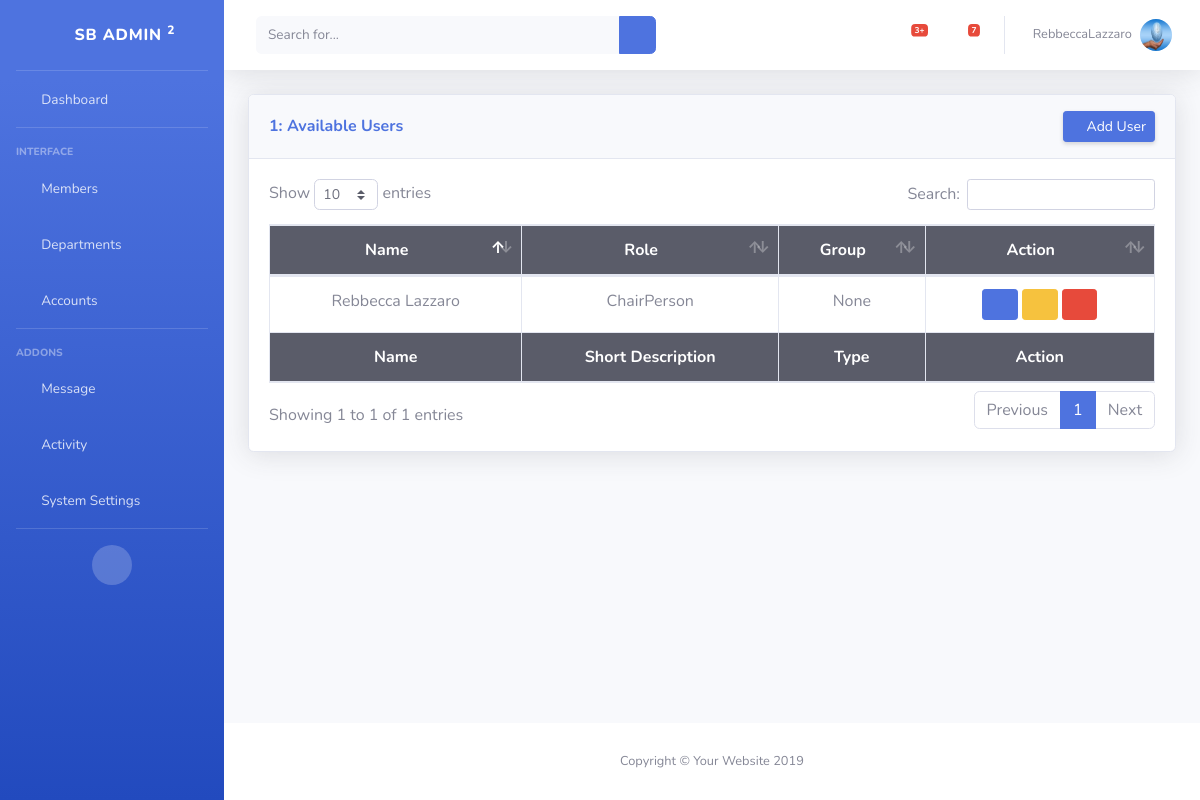
The page /Config/user/settings/ (signed in) on the database its author committed.
### DB/models.py (models this page shows, shortened)
class Person(models.Model):
	active = models.BooleanField(default=True)
	user = models.OneToOneField(User, on_delete=models.SET_NULL , blank=True, null=True)
	first_name = models.CharField(max_length=255)
	middle_name = models.CharField(max_length=255, blank=True, null=True)
	last_name = models.CharField(max_length=255)
	gender = models.CharField(choices=main_database_components.GenderChoices, max_length=20)
	email = models.EmailField(blank=True)
	image = models.ImageField(upload_to="Users_image", blank=True)

### Configuration/models.py (models this page shows)
class SystemUser(models.Model):
	active = models.BooleanField(default=True)
	member = models.ForeignKey(ChurchMember, on_delete=models.CASCADE)
	role = models.CharField(max_length=12, choices=USER_ROLES_CHOICES)
	group = models.ForeignKey(
		Department, on_delete=models.CASCADE, help_text='If Left Blank User Will Get System Wide Access', blank=True,
		null=True)
	def __init__(self, *args, **kwargs):
		super(SystemUser, self).__init__(*args, **kwargs)
		self.__original_role = self.role
	def __str__(self):
		return str(self.member)

### Configuration/views.py (the view)
# urls.py: path('user/settings/', views.user_settings_view, name='user_settings_view'),
@login_required(login_url='accounts:login')
def user_settings_view(request):
	template = 'config/user_settings_view_page.html'
	sys_user_qs = SystemUser.objects.all()
	context = {
		'response_data': sys_user_qs,
	}
	return render(request, template, context)

### DB/models.py (called while the page is built)
	def __str__(self):
		return '{} {}'.format(str(self.first_name), str(self.last_name))

### Configuration/templates/config/user_settings_view_page.html (shortened to what this page needs)
{% extends 'base.html' %}
{% load static %}
{% block content %}
<div class="card shadow mb-4">
	<div class="card-header py-3 card-header d-flex flex-row align-items-center justify-content-between">
		<h6 class="m-0 font-weight-bold text-primary">{{ response_data.count }}: Available Users</h6>
		<div class="header-components">
			<a class="js-add-btn d-none d-sm-inline-block btn btn-sm btn-primary shadow-sm"  href="#UserViewModal" data-toggle="modal"  >
				<i class="fas fa-plus-circle"></i>
				Add User
			</a>
		</div>
	</div>
    <div class="card-body">
	    <div class="table-responsive">
		<table class="table table-bordered " id="dataTable" width="100%" cellspacing="0">
			<thead class="bg-dark text-white text-center">
			<tr>
				<th>Name</th>
				<th>Role </th>
				<th>Group</th>
				<th>Action</th>
	        </tr>
      </thead>
      <tfoot class="bg-dark text-white text-center">
        <tr>
	        <th>Name</th>
			<th>Short Description </th>
			<th>Type</th>
			<th>Action</th>
        </tr>
      </tfoot>
      <tbody>
      {% if response_data %}
		      {% for department in response_data %}
		        <tr class="text-center">
		          <td>{{ department }}</td>
		          <td>{{ department.role }}</td>
		          <td>{{ department.group }}</td>
			        <td>
				        <a class="js-detail-member btn btn-primary btn-sm" href="#UserViewModal" data-toggle="modal" data-link="{{ department.pk }}">
					        <i class="fas fa-fw fa-eye"></i>
				        </a>
				        <a class="js-edit-member btn btn-warning btn-sm" href="#UserViewModal"  data-toggle="modal" data-link="{{ department.pk }}">
					        <i class="fas fa-fw fa-edit"></i>
				        </a>
				        <a class="js-delete-member btn btn-danger btn-sm" href="#" data-toggle="modal" data-link="{{ department.pk }}" data-target="#DeleteModal">
					        <i class="fas fa-fw fa-trash"></i>
				        </a>
			        </td>
		        </tr>
		      {% endfor %}
      {% endif %}
      </tbody>
    </table>
  </div>
    </div>
</div>
{% endblock %}
{% block extra_scripts %}
  <link href="{% static 'vendor/datatables/dataTables.bootstrap4.min.css' %}" rel="stylesheet">
{% endblock %}

### Core/templates/toolbar_default.html (shortened to what this page needs)
<nav class="navbar navbar-expand navbar-light bg-white topbar mb-4 static-top shadow">
    <form class="d-none d-sm-inline-block form-inline mr-auto ml-md-3 my-2 my-md-0 mw-100 navbar-search">
        <div class="input-group">
            <input type="text" class="form-control bg-light border-0 small" placeholder="Search for..." aria-label="Search" aria-describedby="basic-addon2">
            <div class="input-group-append">
                <button class="btn btn-primary" type="button">
                    <i class="fas fa-search fa-sm"></i>
                </button>
            </div>
        </div>
    </form>
    <ul class="navbar-nav ml-auto">
        <li class="nav-item dropdown no-arrow mx-1">
            <a class="nav-link dropdown-toggle" href="#" id="alertsDropdown" role="button" data-toggle="dropdown" aria-haspopup="true" aria-expanded="false">
                <i class="fas fa-bell fa-fw"></i>
                <span class="badge badge-danger badge-counter">3+</span>
            </a>
        </li>
        <li class="nav-item dropdown no-arrow mx-1">
            <a class="nav-link dropdown-toggle" href="#" id="messagesDropdown" role="button" data-toggle="dropdown" aria-haspopup="true" aria-expanded="false">
                <i class="fas fa-envelope fa-fw"></i>
                <span class="badge badge-danger badge-counter">7</span>
            </a>
        </li>
        <li class="nav-item dropdown no-arrow">
            <a class="nav-link dropdown-toggle" href="#" id="userDropdown" role="button" data-toggle="dropdown" aria-haspopup="true" aria-expanded="false">
                <span class="mr-2 d-none d-lg-inline text-gray-600 small">{{ request.user.username }}</span>
                <img class="img-profile rounded-circle" src="/media/{{request.user.person.image }}">
            </a>
        </li>
    </ul>
</nav>

### rows shown on the page
SystemUser: member.last_name "Rebbecca Lazzaro", role "ChairPerson", group "None"

### other values the page prints
{{ request.user.username }} "RebbeccaLazzaro"
{{ response_data.count }} "1"
